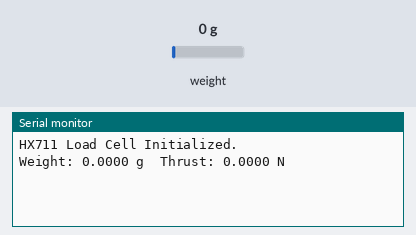
Recording of a sketch running on a simulated Arduino Uno, built with avr-gcc and run on an emulated ATmega328P. On the bench: the last lines printed to the serial monitor. The inputs (shaded band) are chosen by the test bench; at power-on: weight on the scale 0 g.

Above: at 2.2 s.
2.3 s: weight on the scale set to 100 g
At 2.3 s:
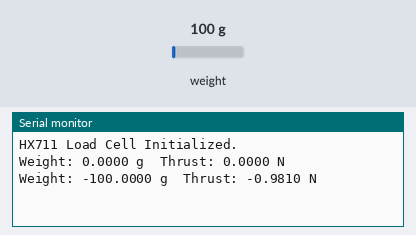
3.8 s: weight on the scale set to 1250 g
At 5.4 s:
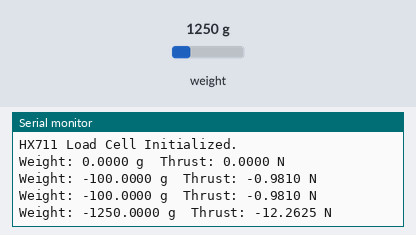
Timing chart, 0 to 6.9 s (numbered marks = the images above; inputs shaded):
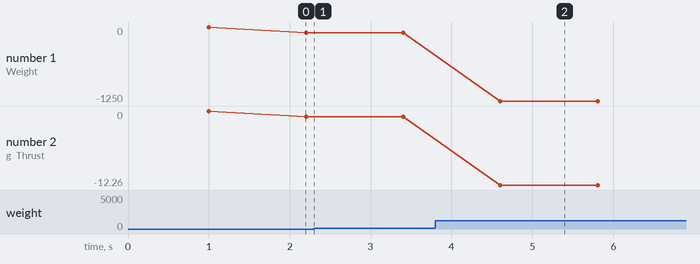

Measured:
- after the input at 3.8 s, the serial monitor: prints a new line after 0.81 s (image 2)
- plotted number 1: -100 → -1250 after the input at 3.8 s
- plotted number 2: -0.98 → -12.26 after the input at 3.8 s

The sketch:

basic_test.ino
```cpp
#include "HX711.h"

// Define connections
#define DT 3  // HX711 DT (Data) pin connected to Arduino Pin 3
#define SCK 2 // HX711 SCK (Clock) pin connected to Arduino Pin 2

HX711 scale;

void setup() {
    Serial.begin(9600);
    scale.begin(DT, SCK);  // Initialize HX711
    Serial.println("HX711 Load Cell Initialized.");

    // Calibration factor (to be adjusted based on your load cell)
    scale.set_scale(2280.f);  // Change this value according to your sensor
    scale.tare();  // Reset the scale to 0
}

void loop() {
    Serial.print("Weight: ");
    Serial.print(-1*scale.get_units(), 4);
    Serial.print(" g"); // Change unit if needed (kg, lb, etc.)
    Serial.print("  Thrust: ");
    Serial.print(-0.00981*scale.get_units(), 4); // Get weight in calibrated units
    Serial.println(" N"); // Change unit if needed (kg, lb, etc.)

    delay(1000);
}
```
